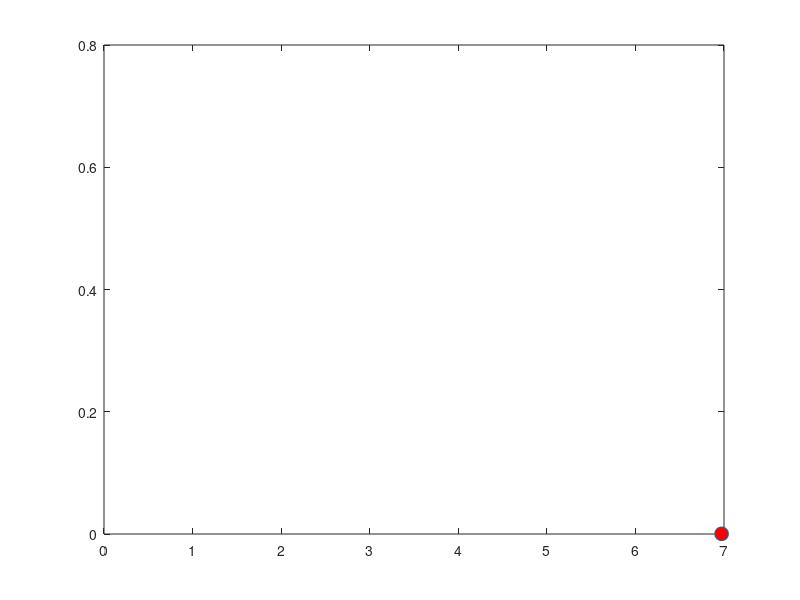

Write MATLAB code to recreate this figure.
%%Problem3_21

clc,clf,clear
g=9.81; theta0=50*pi/180; v=5; CR=0.8;
t(1)=0;x=0;y=0;
plot(x,y,'o','MarkerFaceColor','r','MarkerSize',10)
axis([0 7 0 0.8])
M(1)=getframe;
dt=1/128;
for j = 2:1000
t(j)=t(j-1)+dt;
x=x+v*cos(theta0)*dt;
y=y+(v*sin(theta0)-g*t(j))*dt;
if y<=0
    y=-y;
    t(j)=0;
    v=v*CR;
 
end
 
plot(x,y,'o','MarkerFaceColor','r','MarkerSize',10)
axis([0 7 0 0.8])
M(j)=getframe;
end
